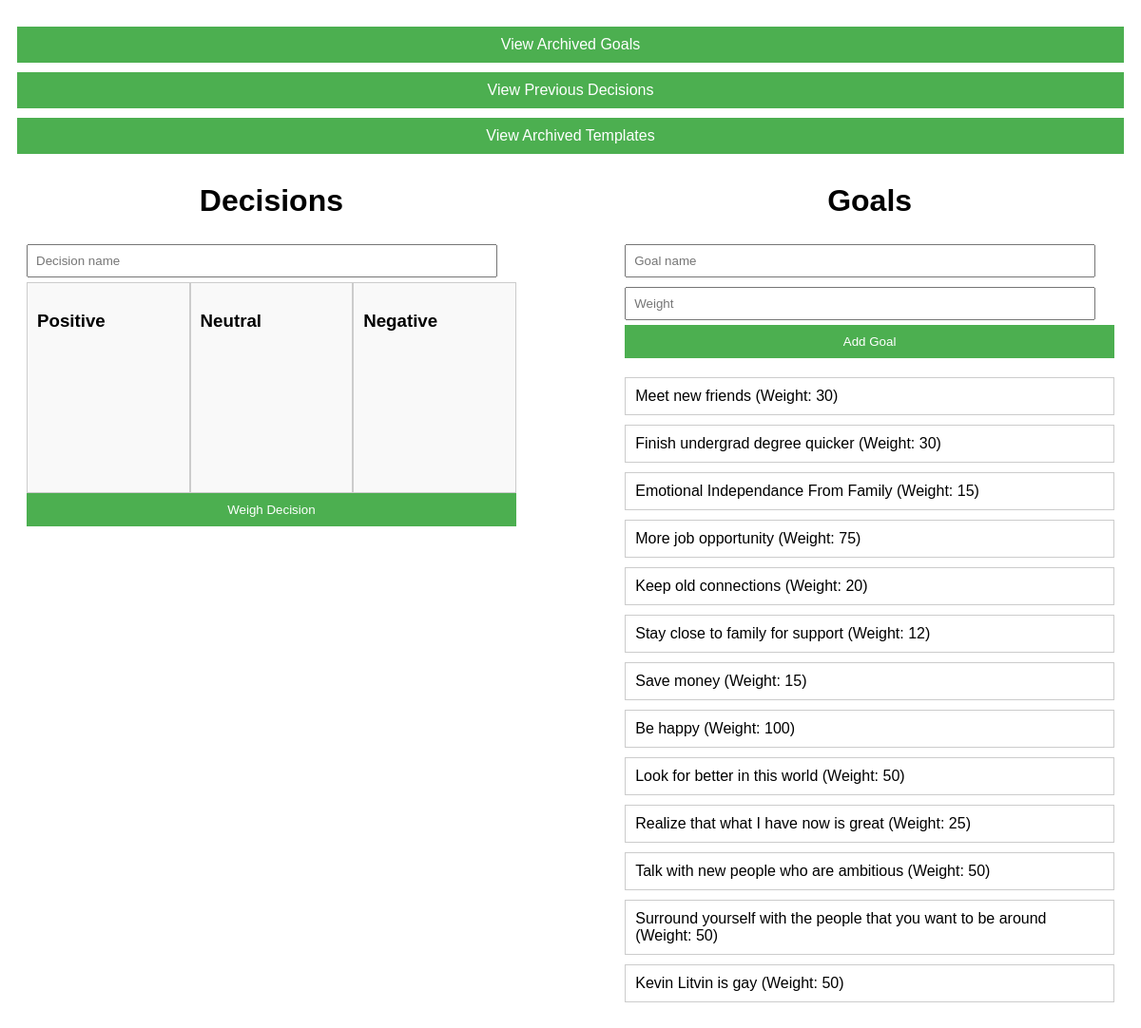
The page / on the database its author committed.
### tables this page shows
CREATE TABLE goals (
            id INTEGER PRIMARY KEY,
            name TEXT NOT NULL,
            weight INTEGER NOT NULL,
            timestamp TEXT NOT NULL
        );

### app.py (the view)
@app.route('/')
def index():
    goals = get_goals()
    decisions = get_decisions()
    templates = get_templates()
    return render_template('index.html', goals=goals, decisions=decisions, templates=templates, result=None)

### app.py (called while the page is built)
def get_goals():
    conn = sqlite3.connect('database.db')
    c = conn.cursor()
    c.execute('SELECT * FROM goals')
    goals = c.fetchall()
    conn.close()
    return goals

def get_decisions():
    conn = sqlite3.connect('database.db')
    c = conn.cursor()
    c.execute('SELECT * FROM decisions')
    decisions = c.fetchall()
    conn.close()
    return decisions

def get_templates():
    conn = sqlite3.connect('database.db')
    c = conn.cursor()
    c.execute('SELECT * FROM templates')
    templates = c.fetchall()
    conn.close()
    return templates

### templates/index.html (shortened to what this page needs)
<!DOCTYPE html>
<html>
<head>
</head>
<body>
    <a href="{{ url_for('archived') }}" class="nav-button">View Archived Goals</a>
    <a href="{{ url_for('previous_decisions') }}" class="nav-button">View Previous Decisions</a>
    <a href="{{ url_for('archived_templates') }}" class="nav-button">View Archived Templates</a>
    <div class="main-container">
        <div class="container" id="decisions">
            <h1>Decisions</h1>
            <form id="decision-form" action="/add_decision" method="post">
                <input type="text" name="name" placeholder="Decision name" required>
                <div class="drag-container">
                    <div class="drop-column" id="positive-column">
                        <h3>Positive</h3>
                    </div>
                    <div class="drop-column" id="neutral-column">
                        <h3>Neutral</h3>
                    </div>
                    <div class="drop-column" id="negative-column">
                        <h3>Negative</h3>
                    </div>
                </div>
                <button type="submit">Weigh Decision</button>
            </form>
        </div>
        <div class="container" id="goals">
            <h1>Goals</h1>
            <form action="/add_goal" method="post">
                <input type="text" name="name" placeholder="Goal name" required>
                <input type="number" name="weight" placeholder="Weight" required>
                <button type="submit">Add Goal</button>
            </form>
            <ul id="goal-list">
                {% for goal in goals %}
                    <li class="goal-item" draggable="true" data-id="{{ goal[0] }}" data-weight="{{ goal[2] }}">
                        <span>{{ goal[1] }} (Weight: {{ goal[2] }})</span>
                    </li>
                {% endfor %}
            </ul>
        </div>
    </div>
</body>
</html>

### templates/index.html (style rules this page uses)
body { font-family: Arial, sans-serif; display: flex; flex-direction: column; align-items: center; padding: 20px; }
.main-container { display: flex; justify-content: space-between; width: 100%; max-width: 1200px; }
.container { width: 45%; margin-bottom: 20px; }
.drag-container { display: flex; justify-content: space-around; width: 100%; }
.drop-column { width: 30%; padding: 10px; border: 1px solid #ccc; background-color: #f9f9f9; min-height: 200px; }
.goal-item { padding: 10px; margin-bottom: 10px; border: 1px solid #ccc; background-color: #fff; cursor: grab; }
h1 { text-align: center; }
ul { list-style-type: none; padding: 0; }
ul li { margin: 5px 0; display: flex; justify-content: space-between; align-items: center; }
form { margin-bottom: 20px; }
form input[type="text"], form input[type="number"], form select { width: calc(100% - 20px); padding: 8px; margin: 5px 0; box-sizing: border-box; }
form button, .nav-button { width: 100%; padding: 10px; background-color: #4CAF50; color: white; border: none; cursor: pointer; text-align: center; text-decoration: none; display: block; margin-bottom: 10px; }

### rows shown on the page
goals: name "Meet new friends", weight "30"
goals: name "Finish undergrad degree quicker", weight "30"
goals: name "Emotional Independance From Family", weight "15"
goals: name "More job opportunity", weight "75"
goals: name "Keep old connections", weight "20"
goals: name "Stay close to family for support", weight "12"
goals: name "Save money", weight "15"
goals: name "Be happy", weight "100"
goals: name "Look for better in this world", weight "50"
goals: name "Realize that what I have now is great", weight "25"
goals: name "Talk with new people who are ambitious", weight "50"
goals: name "Surround yourself with the people that you want to be around", weight "50"
goals: name "Kevin Litvin is gay", weight "50"
